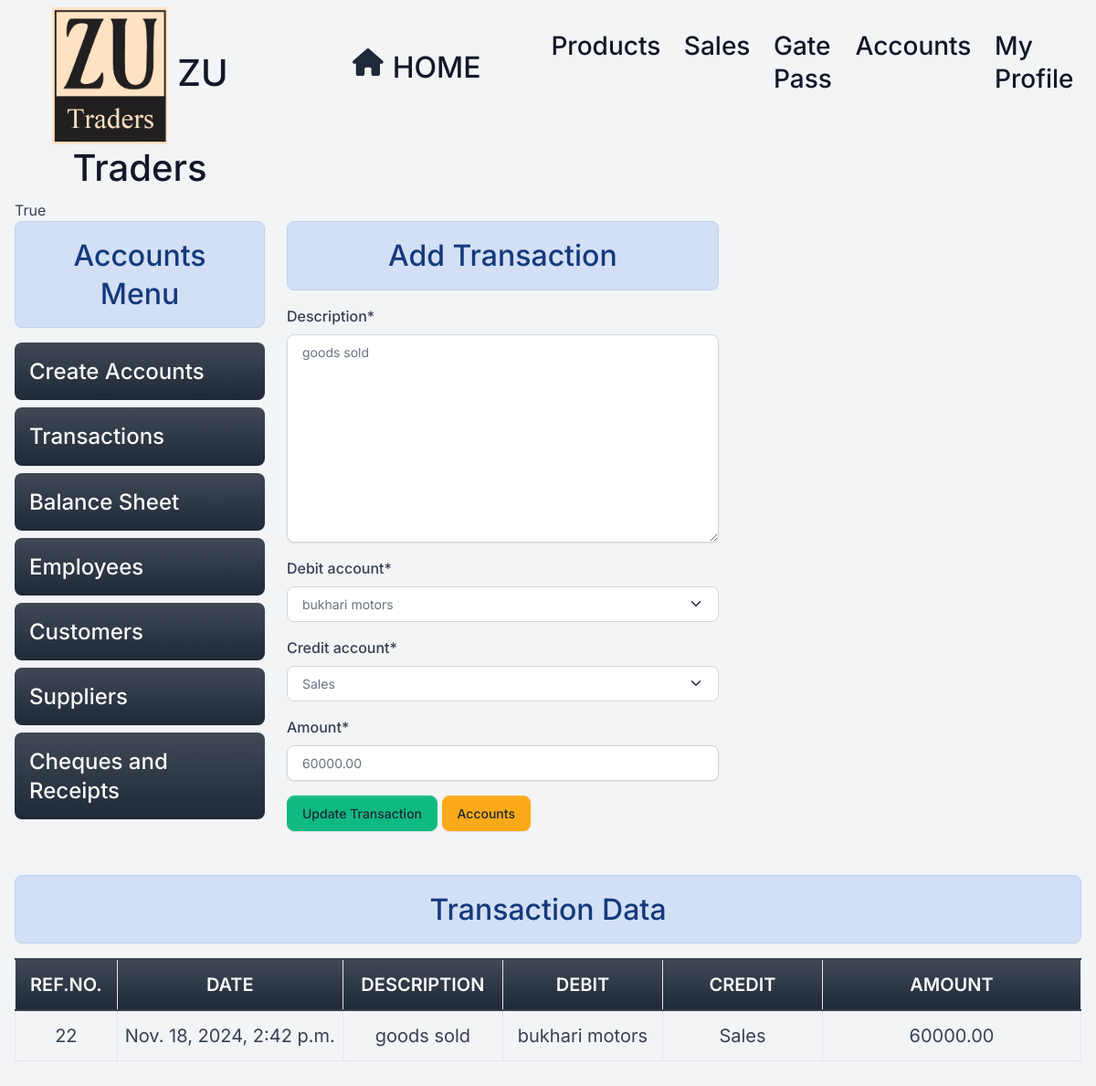
Page /edittransaction/22 (signed in) on the committed database.
### home/models.py (models this page shows, shortened)
class Transaction(models.Model):
    date = models.DateTimeField(auto_now_add=True)
    description = models.TextField()
    debit_account = models.ForeignKey(Account, related_name='debit_transactions', on_delete=models.RESTRICT)
    credit_account = models.ForeignKey(Account, related_name='credit_transactions', on_delete=models.RESTRICT)
    amount = models.DecimalField(max_digits=10, decimal_places=2)
    is_deleted=models.BooleanField(default=False)

class Account(models.Model):
    ASSET = 'Asset'
    LIABILITY = 'Liability'
    EQUITY = 'Equity'
    REVENUE = 'Revenue'
    EXPENSE = 'Expense'
    GAIN = 'Gain'
    LOSS = 'Loss'
    COMMITMENT = 'Commitment'
    COMMITMENT_RECEIVED = 'Commitment_Received'
    ACCOUNT_TYPE_CHOICES = [
        (ASSET, 'Asset'),
        (LIABILITY, 'Liability'),
        (EQUITY, 'Equity'),
        (REVENUE, 'Revenue'),
        (EXPENSE, 'Expense'),
        (GAIN, 'Gain'),
        (LOSS, 'Loss'),
        (COMMITMENT , 'Commitment'),
        (COMMITMENT_RECEIVED,'Commitment_Received')
    ]
    name=models.CharField(max_length=50,null=True ,blank=True)
    employee=models.OneToOneField(Employee, on_delete=models.RESTRICT ,null=True,blank=True)
    customer=models.OneToOneField(Customer, on_delete=models.RESTRICT ,null=True,blank=True)
    supplier=models.OneToOneField(Suppliers, on_delete=models.RESTRICT,null=True,blank=True)
    cheque=models.OneToOneField(Cheque, on_delete=models.RESTRICT,null=True,blank=True)
    balance = models.DecimalField(max_digits=10, decimal_places=2,default=0)
    account_type = models.CharField(max_length=50, choices=ACCOUNT_TYPE_CHOICES)
    date = models.DateTimeField(default=datetime.now())
    is_deleted=models.BooleanField(default=False)
    def __str__(self):
        if self.name:
            return f'{self.name}'
        elif self.customer:
            return f'{self.customer}'
        elif self.supplier:
            return f'{self.supplier}'
        elif self.cheque:
            return f'{self.cheque}'

class Customer(models.Model):
    coname=models.CharField(max_length=255)
    name=models.CharField(max_length=255)
    adress=models.CharField(max_length=255)
    contact=models.CharField(max_length=12,null=True,unique=True,blank=True)
    is_deleted = models.BooleanField(default=False)
    def __str__(self):
        return self.coname

### home/views/accounts.py (the view)
# urls.py: path('edittransaction/<int:id>', accounts.edit_transaction , name="edittransaction"),
@login_required
@permission_required('home.change_transaction', login_url='/login/')
def edit_transaction(request,id):
    if request.method=="POST":
        transaction = Transaction.objects.get(id=id)
        form = TransactionForm(request.POST,instance=transaction)
        if form.is_valid():
            form.save()
            messages.success(request,"Transaction Updated successfully !!")
            return redirect('transaction')
    else:
        transaction = Transaction.objects.get(id=id)
        form = TransactionForm(instance=transaction)
    return render(request, 'accounts/add_transaction.html', {'form': form,'mydata': transaction, 'update':True})

### home/forms.py (shortened to what this page needs)
class TransactionForm(forms.ModelForm):
    class Meta:
        model = Transaction
        fields = ['description', 'debit_account','credit_account','amount']
    def __init__(self, *args, **kwargs):
        super(TransactionForm, self).__init__(*args, **kwargs)
        self.fields['debit_account'].empty_label = "Select"
        self.fields['credit_account'].empty_label = "Select"
        self.fields['debit_account'].queryset = Account.objects.filter(is_deleted=False)
        self.fields['credit_account'].queryset = Account.objects.filter(is_deleted=False)

### home/models.py (called while the page is built)
    def __str__(self):
        return f"{self.customer} {self.cheque_number}"

### templates/accounts/add_transaction.html (shortened to what this page needs)
{% extends 'base.html' %}
{% load crispy_forms_tags %}
{% block content %}
<div class="container-fluid mb-5">
  {{update}}
  <div class="row">
    {% include 'accounts/accounts_menu.html' %}
    <div class="col-5 ">
      <h2 class="text-center alert alert-info">Add Transaction</h2>
      <form method="post">
        {{form|crispy}}
        <input type="submit" class="btn btn-success" {% if update %} value="Update Transaction" {% else %} value= "Add Transaction" {% endif %}>
        <a  class ="btn btn-warning"href="/accounts/">Accounts</a>
      </form>
    </div>
  </div>
    <div class="col-12 mt-5">
      <h2 class="text-center alert alert-info">Transaction Data</h2>
      {% if mydata %}
      <table class="table table-stripped table-bordered" id="petrol-table">
        <colgroup>
          <col width="5%">
          <col width="20%">
          <col width="15%">
          <col width="15%">
          <col width="15%">
      </colgroup>
        <thead>
          <tr class="bg-primary bg-gradient text-light text-center">
            <th class="text-center fs-5" >Ref.No.</th>
            <th class="text-center fs-5" >Date</th>
            <th class="text-center fs-5" >Description</th>
            <th class="text-center fs-5" >Debit </th>
            <th class="text-center fs-5" >Credit</th>
            {% if update %} <th class="text-center fs-5" >amount</th> {% endif %}
          </tr>
        </thead>
        <tbody>
          {% if update %}
          <tr>
            <td class="text-center fs-5">{{mydata.id}}</td>
            <td class="text-center fs-5">{{mydata.date}}</td>
            <td class="text-center fs-5">{{mydata.description}}</td>
            <td class="text-center fs-5">{{mydata.debit_account}}</td>
            <td class="text-center fs-5">{{mydata.credit_account}}</td>
            <td class="text-center fs-5">{{mydata.amount}}</a></td>
          </tr>
          {% endif %}
        </tbody>
      </table>
      {% else %}
      <h4 class="text-center alert alert-warning">No Record Found</h4>
      {% endif %}
    </div>
  </div>
{% endblock content %}

### static/assets/default/css/style.css (style rules this page uses)
html, body { height: 100%; width: 100%; max-height: 100%; overflow: auto; display: flex; flex-direction: column; }

### rows in the picture
Transaction: description "goods sold", debit_account "bukhari motors", credit_account "Sales", amount "60000.00", id "22", date "Nov. 18, 2024, 2:42 p.m."

### other values in the picture
{{ update }} "True"
